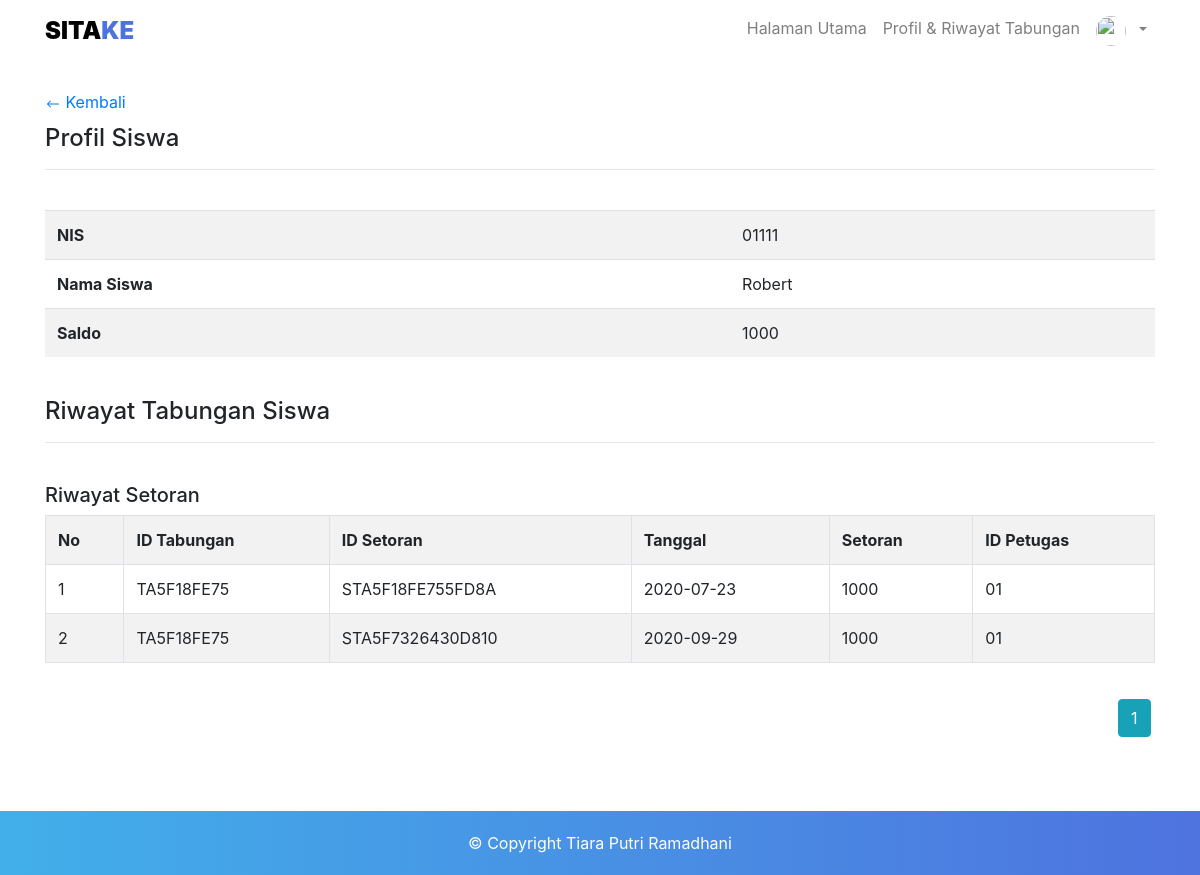
Page /siswa/detail_setoran_siswa.php?id_tabungan=TA5F18FE75 (signed in) on the committed database.
### tables this page shows
CREATE TABLE `tabungan` (
  `id_tabungan` char(10) NOT NULL,
  `nis` char(15) NOT NULL,
  `saldo` varchar(100) NOT NULL
);

CREATE TABLE `siswa` (
  `nis` char(15) NOT NULL,
  `foto_siswa` varchar(200) NOT NULL,
  `nama_siswa` varchar(50) NOT NULL,
  `alamat_siswa` text NOT NULL,
  `jk_siswa` varchar(20) NOT NULL,
  `telepon_siswa` varchar(15) NOT NULL,
  `user_siswa` varchar(20) NOT NULL,
  `pass` varchar(50) NOT NULL,
  `level` varchar(10) NOT NULL
);

CREATE TABLE `setoran` (
  `id_setoran` char(30) NOT NULL,
  `id_tabungan` char(10) NOT NULL,
  `tanggal` date NOT NULL,
  `setoran` varchar(100) NOT NULL,
  `id_petugas` char(5) NOT NULL
);

### siswa/detail_setoran_siswa.php (the view, shortened to what this page needs)
<?php
include("includers/header.php");
include("includers/navbar.php");
include ("../koneksi/koneksi.php");
?>
<div class="profil-page container-fluid">
	<div class="maincontent">
		<div class="container">
			<?php
			$idtab = $_GET['id_tabungan'];
			echo "<p style='margin-bottom:10px;'><a href='tabungan.php?id_tabungan=".$idtab."'>
			<svg class='bi bi-arrow-left' width='1em' height='1em' viewBox='0 0 16 16' fill='currentColor' xmlns='http://www.w3.org/2000/svg'>
			<path fill-rule='evenodd' d='M5.854 4.646a.5.5 0 010 .708L3.207 8l2.647 2.646a.5.5 0 01-.708.708l-3-3a.5.5 0 010-.708l3-3a.5.5 0 01.708 0z' clip-rule='evenodd'/>
			<path fill-rule='evenodd' d='M2.5 8a.5.5 0 01.5-.5h10.5a.5.5 0 010 1H3a.5.5 0 01-.5-.5z' clip-rule='evenodd'/>
			</svg> Kembali</a></p>";
			?>
			<h4>Profil Siswa</h4><hr><br>
			<div class="row">
				<div class="container-fluid">
					<div class="table-responsive">
						<table class="table table-striped" style="background-color: #fff">
							<?php
							$idtab = $_GET['id_tabungan'];
							$sql = "SELECT A.nis, A.saldo, B.nama_siswa FROM tabungan AS A INNER JOIN siswa AS B ON (A.nis = B.nis) WHERE A.id_tabungan = '$idtab'";
							$query = mysqli_query($koneksi, $sql);
							if(mysqli_num_rows($query) == 0){
								echo '<tr><td colspan="2"><center>Tidak ada data!</center></td></tr>';
							}else{
								while ($data = mysqli_fetch_assoc($query)) {
									echo "<tr>";
									echo "<td><b>NIS</b></td>";
									echo "<td>".$data['nis']."</td>";
									echo "</tr>";
									echo "<tr>";
									echo "<td><b>Nama Siswa</b></td>";
									echo "<td>".$data['nama_siswa']."</td>";
									echo "</tr>";
									echo "<tr>";
									echo "<td><b>Saldo</b></td>";
									echo "<td>".$data['saldo']."</td>";
									echo "</tr>";
								}
							}
							?>
						</table>
					</div>
				</div>
			</div><br>
			<h4>Riwayat Tabungan Siswa</h4><hr><br>
			<div class="row">
				<div class="container-fluid">
					<h5>Riwayat Setoran</h5>
					<div class="table-responsive">
						<table class="table table-bordered table-hover table-striped">
							<tr>
								<th>No</th>
								<th>ID Tabungan</th>
								<th>ID Setoran</th>
								<th>Tanggal</th>
								<th>Setoran</th>
								<th>ID Petugas</th>
							</tr>
							<?php
							$set = mysqli_query($koneksi,"SELECT * FROM setoran WHERE id_tabungan = '$idtab'");
							$banyak = mysqli_num_rows($set);
							$mulai = 0;
							$tujuan = 5;
							$page = ceil($banyak / $tujuan);
							if(isset($_GET['halaman'])) {
								$hal = $_GET['halaman'];
								$mulai = ($hal*$tujuan)-$tujuan;
							} else {
								$mulai = 0;
							}
							$idtab = $_GET['id_tabungan'];
							$sql = "SELECT * FROM setoran WHERE id_tabungan = '$idtab' limit $mulai,$tujuan";
							$query = mysqli_query($koneksi, $sql);
							if(mysqli_num_rows($query) == 0){
								echo '<tr><td colspan="7"><center>Tidak ada data!</center></td></tr>';
							}else{
								$no = 1+$mulai;
								while ($data = mysqli_fetch_assoc($query)) {
									echo "<tr>";
									echo "<td>$no</td>";
									echo "<td>".$data['id_tabungan']."</td>";
									echo "<td>".$data['id_setoran']."</td>";
									echo "<td>".$data['tanggal']."</td>";
									echo "<td>".$data['setoran']."</td>";
									echo "<td>".$data['id_petugas']."</td>";
									echo "</tr>";
									$no++;
								}
							}
							?>
						</table>
					</div>
					<div style="float: right; margin-top: 20px; margin-bottom: 20px;">
						<?php
						$idtab = $_GET['id_tabungan'];
						for ($i=1; $i <= $page; $i++) {
							echo '<a class="btn btn-info btn-md"  href="?id_tabungan='.$idtab.'&halaman='.$i.'">'.$i.'</a>';
						}
						?>
					</div>
				</div>
			</div><br>
		</div>
	</div>
</div>
<?php
include("includers/footer.php");
?>

### assets/css/style_siswa.css (style rules this page uses)
body { background: url(../../siswa/img/bg.png); height: auto; }
.profil-page { margin-bottom: 30px; margin-top: 90px; }

### assets/css/navbar.css (style rules this page uses)
body { margin: 0; padding: 0; }

### rows in the picture
tabungan: nis "01111", nis.nama_siswa "Robert", saldo "1000"
setoran: id_tabungan "TA5F18FE75", id_setoran "STA5F18FE755FD8A", tanggal "2020-07-23", setoran "1000", id_petugas "01"
setoran: id_tabungan "TA5F18FE75", id_setoran "STA5F7326430D810", tanggal "2020-09-29", setoran "1000", id_petugas "01"
